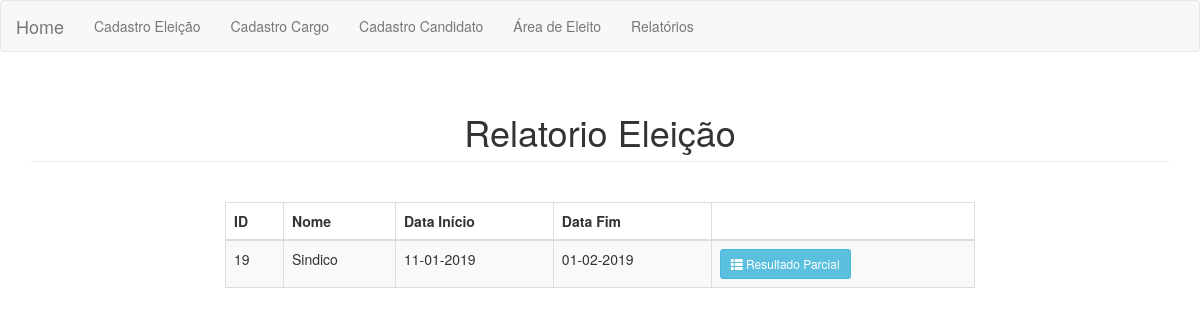
Page /relatorios.php on the committed database.
### tables this page shows
CREATE TABLE `eleicao` (
  `id` int(11) NOT NULL,
  `nome` varchar(50) NOT NULL,
  `dt_inicio` date NOT NULL,
  `dt_fim` date NOT NULL
);

### relatorios.php (the view, shortened to what this page needs)
<!DOCTYPE html>
<html>
    <head>
        <link rel="stylesheet" type="text/css" href="bootstrap/css/bootstrap.min.css">
    </head>
    <body>
        <?php include 'menu.php'; ?>
        <div class="container">
            <h1 class="page-header text-center">Relatorio Eleição</h1>
            <div class="row">
                <div class="col-sm-8 col-sm-offset-2">
                    <table class="table table-bordered table-striped" style="margin-top:20px;">
                        <thead>
                        <th>ID</th>
                        <th>Nome</th>
                        <th>Data Início</th>
                        <th>Data Fim</th>
                        <th></th>
                        </thead>
                        <tbody>
                            <?php
                            $database = new Connection();
                            $db = $database->open();
                            $data = date('Y-m-d');
                            try {
                                $sql = 'SELECT * FROM eleicao';
                                foreach ($db->query($sql) as $row) {
                                    ?>
                                    <tr>
                                        <td><?php echo $row['id']; ?></td>
                                        <td><?php echo $row['nome']; ?></td>
                                        <td><?php
                                            $dataInicio = $row['dt_inicio'];
                                            $novaDataInicio = explode("-", $dataInicio);
                                            echo $novaDataInicio[2] . "-" . $novaDataInicio[1] . "-" . $novaDataInicio[0];
                                            ?></td>
                                        <td><?php
                                            $dataFim = $row['dt_fim'];
                                            $novaDataFim = explode("-", $dataFim);
                                            echo $novaDataFim[2] . "-" . $novaDataFim[1] . "-" . $novaDataFim[0];
                                            ?></td>
                                        <td><?php if($row['dt_fim']<$data){?>
                                            <a href="total.php" class="btn btn-info btn-sm" ><span class="glyphicon glyphicon-th-list"></span> Resultado Final</a>
                                        <?php }else{?>
                                            <a href="total.php" class="btn btn-info btn-sm" ><span class="glyphicon glyphicon-th-list"></span> Resultado Parcial</a>
                                        <?php }?>
                                        </td>
                                    </tr>
                                    <?php
                                }
                            } catch (PDOException $e) {
                                echo "Algo de errado com a conexão: " . $e->getMessage();
                            }
                            ?>
                        </tbody>
                    </table>
                </div>
            </div>
        </div>
    </body>
</html>

### rows in the picture
eleicao: id "19", nome "Sindico", dt_inicio "11", dt_inicio "01", dt_inicio "2019", dt_fim "01", dt_fim "02", dt_fim "2019", shows "Resultado Parcial"
